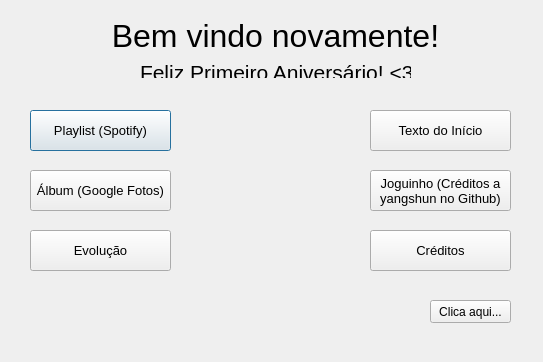
<?xml version="1.0" encoding="UTF-8"?>
<ui version="4.0">
 <class>TelaPrincipal</class>
 <widget class="QDialog" name="TelaPrincipal">
  <property name="geometry">
   <rect>
    <x>0</x>
    <y>0</y>
    <width>543</width>
    <height>362</height>
   </rect>
  </property>
  <property name="windowTitle">
   <string>Página Principal</string>
  </property>
  <property name="windowIcon">
   <iconset>
    <normaloff>img/icon.png</normaloff>img/icon.png</iconset>
  </property>
  <widget class="QLabel" name="label_bemvindo2">
   <property name="geometry">
    <rect>
     <x>100</x>
     <y>20</y>
     <width>351</width>
     <height>31</height>
    </rect>
   </property>
   <property name="font">
    <font>
     <family>Arial</family>
     <pointsize>24</pointsize>
    </font>
   </property>
   <property name="text">
    <string>Bem vindo novamente!</string>
   </property>
   <property name="alignment">
    <set>Qt::AlignCenter</set>
   </property>
  </widget>
  <widget class="QPushButton" name="btn_playlist">
   <property name="geometry">
    <rect>
     <x>30</x>
     <y>110</y>
     <width>141</width>
     <height>41</height>
    </rect>
   </property>
   <property name="font">
    <font>
     <family>Arial</family>
     <pointsize>10</pointsize>
    </font>
   </property>
   <property name="statusTip">
    <string>Abre nossa playlist num link do Spotify</string>
   </property>
   <property name="whatsThis">
    <string>Link da playlist</string>
   </property>
   <property name="text">
    <string>Playlist (Spotify)</string>
   </property>
  </widget>
  <widget class="QPushButton" name="btn_evolucao">
   <property name="geometry">
    <rect>
     <x>30</x>
     <y>230</y>
     <width>141</width>
     <height>41</height>
    </rect>
   </property>
   <property name="font">
    <font>
     <family>Arial</family>
     <pointsize>10</pointsize>
    </font>
   </property>
   <property name="statusTip">
    <string>Abre uma janela com nossa evolução</string>
   </property>
   <property name="whatsThis">
    <string>Nossa evolução</string>
   </property>
   <property name="text">
    <string>Evolução</string>
   </property>
  </widget>
  <widget class="QPushButton" name="btn_album">
   <property name="geometry">
    <rect>
     <x>30</x>
     <y>170</y>
     <width>141</width>
     <height>41</height>
    </rect>
   </property>
   <property name="font">
    <font>
     <family>Arial</family>
     <pointsize>10</pointsize>
    </font>
   </property>
   <property name="statusTip">
    <string>Abre nosso álbum num link do Google Fotos</string>
   </property>
   <property name="whatsThis">
    <string>Link do álbum</string>
   </property>
   <property name="text">
    <string>Álbum (Google Fotos)</string>
   </property>
  </widget>
  <widget class="QPushButton" name="btn_texto">
   <property name="geometry">
    <rect>
     <x>370</x>
     <y>110</y>
     <width>141</width>
     <height>41</height>
    </rect>
   </property>
   <property name="font">
    <font>
     <family>Arial</family>
     <pointsize>10</pointsize>
    </font>
   </property>
   <property name="statusTip">
    <string>Abre uma janela com o texto do início</string>
   </property>
   <property name="whatsThis">
    <string>Texto de aniversário</string>
   </property>
   <property name="text">
    <string>Texto do Início</string>
   </property>
  </widget>
  <widget class="QPushButton" name="btn_creditos">
   <property name="geometry">
    <rect>
     <x>370</x>
     <y>230</y>
     <width>141</width>
     <height>41</height>
    </rect>
   </property>
   <property name="font">
    <font>
     <family>Arial</family>
     <pointsize>10</pointsize>
    </font>
   </property>
   <property name="statusTip">
    <string>Abre uma janela com os créditos do programa</string>
   </property>
   <property name="whatsThis">
    <string>Créditos</string>
   </property>
   <property name="text">
    <string>Créditos</string>
   </property>
  </widget>
  <widget class="QPushButton" name="btn_frases">
   <property name="geometry">
    <rect>
     <x>430</x>
     <y>300</y>
     <width>81</width>
     <height>23</height>
    </rect>
   </property>
   <property name="font">
    <font>
     <family>Arial</family>
    </font>
   </property>
   <property name="statusTip">
    <string>O que é isso?</string>
   </property>
   <property name="whatsThis">
    <string>??</string>
   </property>
   <property name="text">
    <string>Clica aqui...</string>
   </property>
  </widget>
  <widget class="QLabel" name="label_felizaniversario">
   <property name="geometry">
    <rect>
     <x>140</x>
     <y>60</y>
     <width>271</width>
     <height>18</height>
    </rect>
   </property>
   <property name="font">
    <font>
     <family>Arial</family>
     <pointsize>16</pointsize>
    </font>
   </property>
   <property name="text">
    <string>Feliz Primeiro Aniversário! &lt;3</string>
   </property>
   <property name="alignment">
    <set>Qt::AlignCenter</set>
   </property>
  </widget>
  <widget class="QLabel" name="label">
   <property name="geometry">
    <rect>
     <x>210</x>
     <y>120</y>
     <width>131</width>
     <height>151</height>
    </rect>
   </property>
   <property name="text">
    <string/>
   </property>
   <property name="pixmap">
    <pixmap>img/pinguim.png</pixmap>
   </property>
   <property name="scaledContents">
    <bool>true</bool>
   </property>
  </widget>
  <widget class="QPushButton" name="btn_jogo">
   <property name="geometry">
    <rect>
     <x>370</x>
     <y>170</y>
     <width>141</width>
     <height>41</height>
    </rect>
   </property>
   <property name="font">
    <font>
     <family>Arial</family>
     <pointsize>10</pointsize>
    </font>
   </property>
   <property name="statusTip">
    <string>Abre uma janela com os créditos do programa</string>
   </property>
   <property name="whatsThis">
    <string>Créditos</string>
   </property>
   <property name="text">
    <string>Joguinho (Créditos a 
yangshun no Github)</string>
   </property>
  </widget>
 </widget>
 <resources/>
 <connections/>
</ui>
